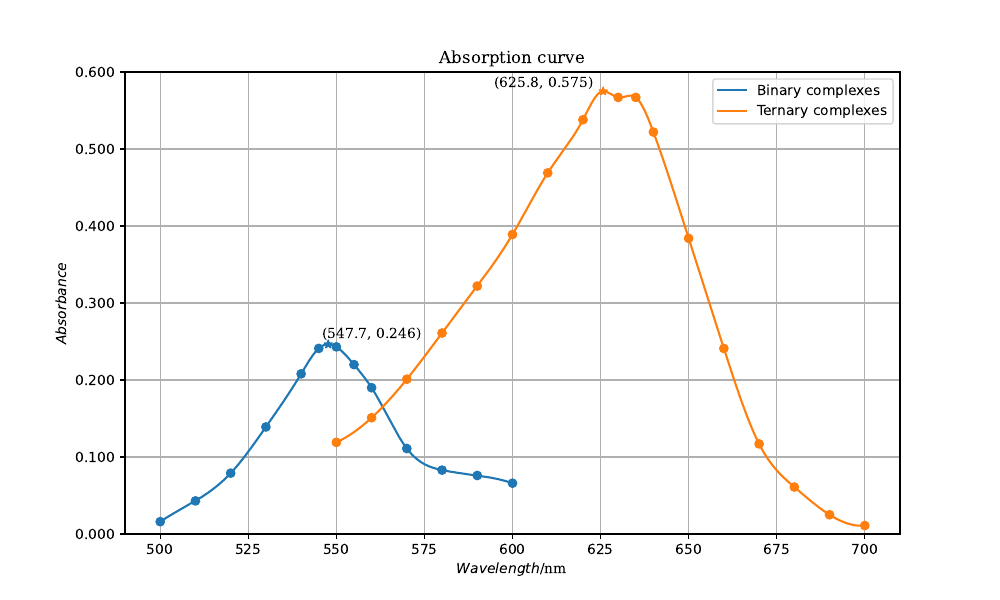

Write the Python code that produced this figure.
import matplotlib.pyplot as plt 
import numpy as np
from scipy.interpolate import make_interp_spline
from matplotlib.ticker import (MultipleLocator, AutoMinorLocator)
def runplt(size=None):
    plt.figure(figsize=(10,6))
    plt.title('Absorption curve',family = 'serif')
    plt.xlabel(r'$Wavelength$/nm',family = 'serif')
    plt.ylabel('$Absorbance$',family = 'serif')
    plt.axis([490,710,0,0.6])
    return plt

X = [500,510,520,530,540,545,550,555,560,570,580,590,600]
y = [0.016,0.043,0.079,0.139,0.208,0.241,0.243,0.220,0.190,0.111,0.083,0.076,0.066]

X1 = [550,560,570,580,590,600,610,620,625,630,635,640,650,660,670,680,690,700]
y1 = [0.119,0.151,0.201,0.261,0.322,0.389,0.469,0.538,0.574,0.567,0.567,0.522,0.384,0.241,0.117,0.061,0.025,0.011]


x11 = np.linspace(500,600,500)
y11 = make_interp_spline(X, y)(x11)

x22 = np.linspace(550,700,500)
y22 = make_interp_spline(X1, y1)(x22)
pltt = runplt()
pltt.grid(zorder=0)
pltt.plot(x11, y11,zorder=2,label = 'Binary complexes')
pltt.plot(x22, y22,zorder=3,label = 'Ternary complexes')
print(np.where(y11 > 0.246305))
print(np.where(y22 > 0.574935))
pltt.scatter(x11[238], max(y11),marker = '*',zorder=4)
pltt.scatter(X,y,c = 'C0',zorder=6)
pltt.scatter([550,560,570,580,590,600,610,620,630,635,640,650,660,670,680,690,700], [0.119,0.151,0.201,0.261,0.322,0.389,0.469,0.538,0.567,0.567,0.522,0.384,0.241,0.117,0.061,0.025,0.011],zorder=5)
pltt.scatter(x22[252],  max(y22),marker = '*',c = 'C1',zorder=5)
pltt.text(546, 0.25, (np.around(x11[238],1),np.around( max(y11),3)),ha='left', va='bottom', fontsize=10,family = 'serif')
pltt.text(623, 0.576, (np.around(x22[252],1),  np.around(max(y22),3)),ha='right', va='bottom', fontsize=10,family = 'serif')
pltt.legend(loc='upper right',)
from matplotlib import ticker
pltt.gca().yaxis.set_major_formatter(ticker.FuncFormatter(lambda x, pos: "%.3f" % x))
# ax.yaxis.set_minor_formatter(ticker.FuncFormatter(lambda x, pos: "[%.2f]" % x))

# plt.text(0.4009, 0.2441, (0.4009,0.2441),ha='left', va='bottom', fontsize=10)
pltt.savefig("CAS.pdf")
pltt.show()
